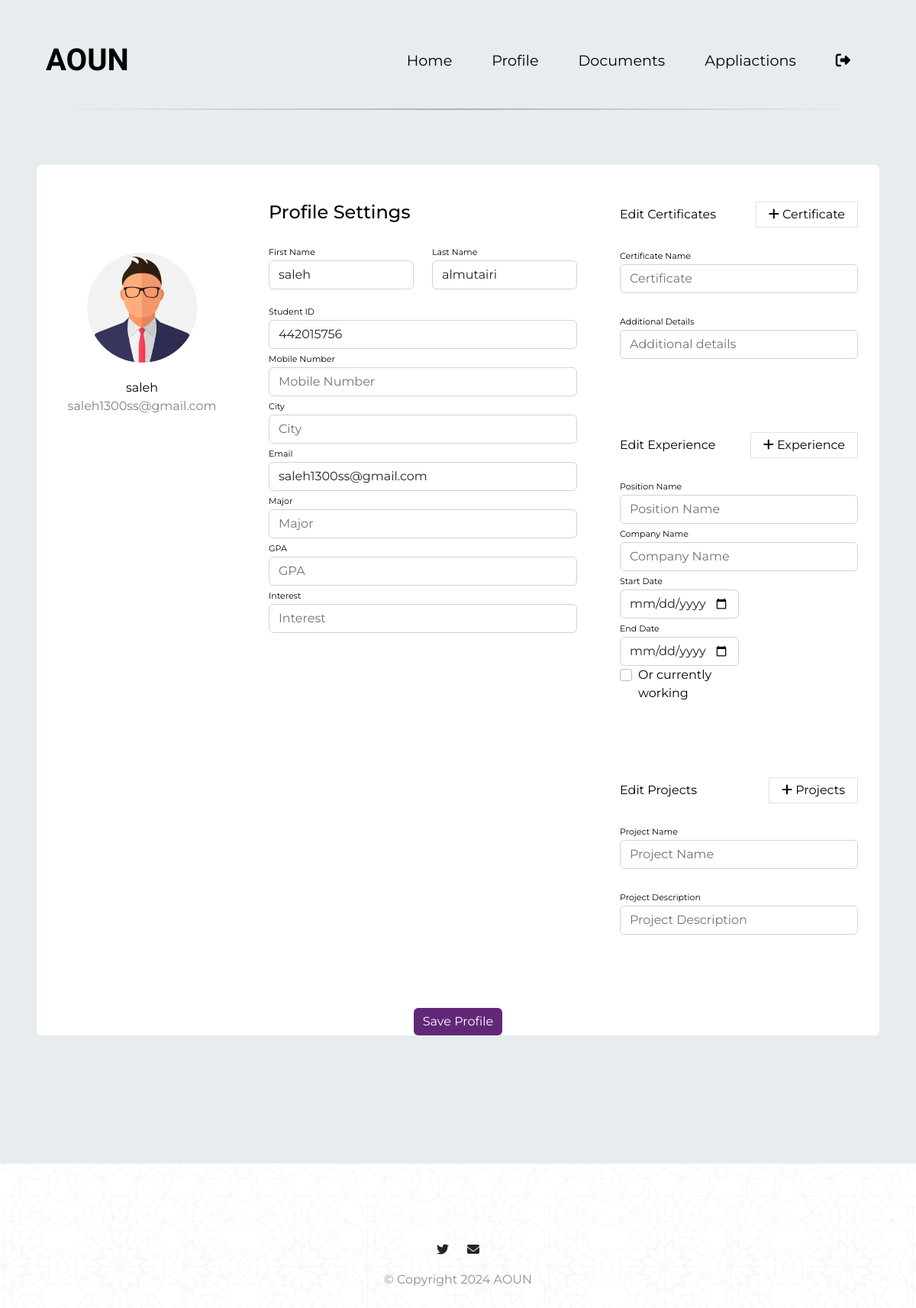
The app's page /profile (signed in) with its own data.
### models.py (models this page shows)
class Student(db.Model):
    StudentID = db.Column(db.Integer, primary_key=True)
    StFName = db.Column(db.String(100), nullable=False)
    StLName = db.Column(db.String(100), nullable=False)
    StEmail = db.Column(db.String(100), unique=True, nullable=False)
    StPhNum = db.Column(db.String(15), nullable=True)
    StCity = db.Column(db.String(50), nullable=True)
    GPA = db.Column(db.Float, nullable=True)
    StPic = db.Column(db.String(200), nullable=True, default='default.jpg')
    Major = db.Column(db.String(50), nullable=True)
    Interest = db.Column(db.String(100), nullable=True)
    StPassword = db.Column(db.String(100), nullable=False)
    faculty_id = db.Column(db.Integer, db.ForeignKey('faculty.FacID'), nullable=True)
    faculty = db.relationship('Faculty', backref='students')
    certificates = db.relationship('Certificate', backref='student', lazy=True)
    projects = db.relationship('Project', backref='student', lazy=True)
    experiences = db.relationship('Experience', backref='student_experiences', lazy=True)
    applications = db.relationship('Apply', backref='applied_student', lazy=True)  # Match the renamed backref

### app.py (the view)
@app.route('/profile')
def profile():
    student_id = session.get('student').get('StudentID')
    student = Student.query.filter_by(StudentID=student_id).first()
    if not student:
        flash('Student not found.')
        return redirect(url_for('HomePage_student'))
    certificates = Certificate.query.filter_by(student_id=student_id).all()
    experiences = Experience.query.filter_by(student_id=student_id).all()
    projects = Project.query.filter_by(student_id=student_id).all()
    return render_template('student/profile.html', student=student, certificates=certificates, experiences=experiences, projects=projects)

### templates/student/profile.html (shortened to what this page needs)
<!DOCTYPE html>
<html>
<head>
  <link rel="stylesheet" href="https://cdn.jsdelivr.net/npm/bootstrap@5.2.0/dist/css/bootstrap.min.css">
  <link rel="stylesheet" href="{{ url_for('static', filename='css/main.css') }}">
  <link rel="stylesheet" href="{{ url_for('static', filename='css/student/stu_profile.css') }}">
</head>
<body>
  <section id="title">
    <div class="container-fluid">
      <nav class="navbar navbar-expand-lg navbar-dark ">
        <a class="navbar-brand" href="{{ url_for('HomePage') }}">AOUN</a>
        <div class="collapse navbar-collapse" id="navbarTogglerDemo02">
          <ul class="navbar-nav ms-auto">
            <li class="nav-item">
              <a class="nav-link" href="{{ url_for('HomePage_student') }}">Home</a>
            </li>
            <li class="nav-item">
              <a class="nav-link" href="{{ url_for('profile') }}">Profile</a>
            </li>
            <li class="nav-item">
              <a class="nav-link" href="{{ url_for('doucment') }}">Documents</a>
            </li>
            <li class="nav-item">
              <a class="nav-link" href="{{ url_for('appliaction') }}">Appliactions</a>
            </li>
            <li class="nav-item">
                <a class="nav-link" href="{{ url_for('logout') }}"><i class="fa-solid fa-right-from-bracket" style="color: #000000;"></i>
                </a>
              </li>
          </ul>
        </div>
      </nav>
      <hr class="styled-hr">
      <div class="row">
        <div class="container rounded bg-white mt-5 mb-5">
          <form method="POST" action="{{ url_for('update_profile') }}">
            <div class="row">
              <div class="col-md-3 border-right">
                <div class="d-flex flex-column align-items-center text-center p-3 py-5">
                  <img class="rounded-circle mt-5" width="150px" src="{{ url_for('static', filename='images/' + student.StPic) }}">
                  <span class="font-weight-bold">{{ student.StFName }}</span>
                  <span class="text-black-50">{{ student.StEmail }}</span>
                </div>
              </div>
              <div class="col-md-5 border-right">
                <div class="p-3 py-5">
                  <div class="d-flex justify-content-between align-items-center mb-3">
                    <h4 class="text-right">Profile Settings</h4>
                  </div>
                  <div class="row mt-2">
                    <div class="col-md-6">
                      <label class="labels">First Name</label>
                      <input type="text" name="StFName" class="form-control" placeholder="First Name" value="{{ student.StFName or '' }}" required>
                    </div>
                    <div class="col-md-6">
                      <label class="labels">Last Name</label>
                      <input type="text" name="StLName" class="form-control" placeholder="Last Name" value="{{ student.StLName or '' }}" required>
                    </div>
                  </div>
                  <div class="row mt-3">
                    <div class="col-md-12">
                      <label class="labels">Student ID</label>
                      <input type="text" name="StudentID" class="form-control" placeholder="Student ID" value="{{ student.StudentID or '' }}" readonly>
                    </div>
                    <div class="col-md-12">
                      <label class="labels">Mobile Number</label>
                      <input type="text" name="StPhNum" class="form-control" placeholder="Mobile Number" value="{{ student.StPhNum or '' }}">
                    </div>
                    <div class="col-md-12">
                      <label class="labels">City</label>
                      <input type="text" name="StCity" class="form-control" placeholder="City" value="{{ student.StCity or '' }}">
                    </div>
                    <div class="col-md-12">
                      <label class="labels">Email</label>
                      <input type="email" name="StEmail" class="form-control" placeholder="Email" value="{{ student.StEmail or '' }}" required>
                    </div>
                    <div class="col-md-12">
                      <label class="labels">Major</label>
                      <input type="text" name="Major" class="form-control" placeholder="Major" value="{{ student.Major or '' }}">
                    </div>
                    <div class="col-md-12">
                      <label class="labels">GPA</label>
                      <input type="text" name="GPA" class="form-control" placeholder="GPA" value="{{ student.GPA or '' }}">
                    </div>
                    <div class="col-md-12">
                      <label class="labels">Interest</label>
                      <input type="text" name="Interest" class="form-control" placeholder="Interest" value="{{ student.Interest or '' }}">
                    </div>
                  </div>
                </div>
              </div>
              <div class="col-md-4">
                <div class="p-3 py-5">
                  <div class="d-flex justify-content-between align-items-center experience">
                    <span>Edit Certificates</span>
                    <span class="border px-3 p-1 add-experience">
                      <i class="fa fa-plus"></i>&nbsp;Certificate
                    </span>
                  </div>
                  <br>
                  <div class="col-md-12">
                    <label class="labels">Certificate Name</label>
                    <input type="text" name="StuCert" class="form-control" placeholder="Certificate" value="">
                  </div>
                  <br>
                  <div class="col-md-12">
                    <label class="labels">Additional Details</label>
                    <input type="text" name="CertDet" class="form-control" placeholder="Additional details" value="">
                  </div>
                </div>
                <div class="p-3 py-5">
                  <div class="d-flex justify-content-between align-items-center experience">
                    <span>Edit Experience</span>
                    <span class="border px-3 p-1 add-experience">
                      <i class="fa fa-plus"></i>&nbsp;Experience
                    </span>
                  </div>
                  <br>
                  <div class="col-md-12">
                    <label class="labels">Position Name</label>
                    <input type="text" name="PositionName" class="form-control" placeholder="Position Name" value="">
                  </div>
                  <div class="col-md-12">
                    <label class="labels">Company Name</label>
                    <input type="text" name="CompanyName" class="form-control" placeholder="Company Name" value="">
                  </div>
                  <div class="col-md-6">
                    <label class="labels">Start Date</label>
                    <input type="date" name="StartDate" class="form-control" placeholder="Start Date" value="">
                  </div>
                  <div class="col-md-6">
                    <label class="labels">End Date</label>
                    <input type="date" name="EndDate" class="form-control" placeholder="End Date" value="">
                  </div>
                  <div class="col-md-6">
                    <div class="form-check">
                      <label class="form-check-label" for="currentlyWorking">Or currently working</label>
                      <input type="checkbox" name="currentlyWorking" class="form-check-input" id="currentlyWorking">
                    </div>
                  </div>
                </div>
                <div class="p-3 py-5">
                  <div class="d-flex justify-content-between align-items-center experience">
                    <span>Edit Projects</span>
                    <span class="border px-3 p-1 add-project">
                      <i class="fa fa-plus"></i>&nbsp;Projects
                    </span>
                  </div>
                  <br>
                  <div class="col-md-12">
                    <label class="labels">Project Name</label>
                    <input type="text" name="ProjectName" class="form-control" placeholder="Project Name" value="">
                  </div>
                  <br>
                  <div class="col-md-12">
                    <label class="labels">Project Description</label>
                    <input type="text" name="ProjectDescription" class="form-control" placeholder="Project Description" value="">
                  </div>
                </div>
              </div>
              <div class="mt-5 text-center">
                <button class="btn btn-primary profile-button" type="submit">Save Profile</button>
              </div>
            </div>
          </form>
        </div>
      </div>
    </div>
  </section>
  <footer id="footer">
    <i class="soical-icon fa-brands fa-twitter"></i>
    <i class="soical-icon fa-solid fa-envelope"></i>
    <p>© Copyright 2024 AOUN</p>
  </footer>
</body>
</html>

### static/css/main.css (style rules this page uses)
body { font-family: "Montserrat"; background-image: url(images/login-bg.png); }
#title { background-color: #e7edef; color: #000000; }
p { color: #8f8f8f; }
.container-fluid { padding: 3% 5% 10%; }
.navbar-brand { font-family: "Ubuntu"; font-size: 2.5rem; font-weight: bold; color: #000000; }
.nav-item { padding: 0 18px; }
.nav-link { font-size: 1.2rem; font-family: "Montserrat"; color: #000000; }
.styled-hr { border: 0; height: 2px; background-image: linear-gradient(to right, #f0f0f0, #000000, #f0f0f0); margin: 20px 0; }
#footer { padding: 7% 15%; text-align:center; }
.soical-icon { margin: 20px 10px; }

### static/css/student/stu_profile.css (style rules this page uses)
.profile-button { background: rgb(99, 39, 120); box-shadow: none; border: none }
.labels { font-size: 11px }

### records on screen
Student: StPic (placeholder picture), StFName "saleh", StEmail "saleh1300ss@gmail.com", StLName "almutairi", StudentID "442015756"
